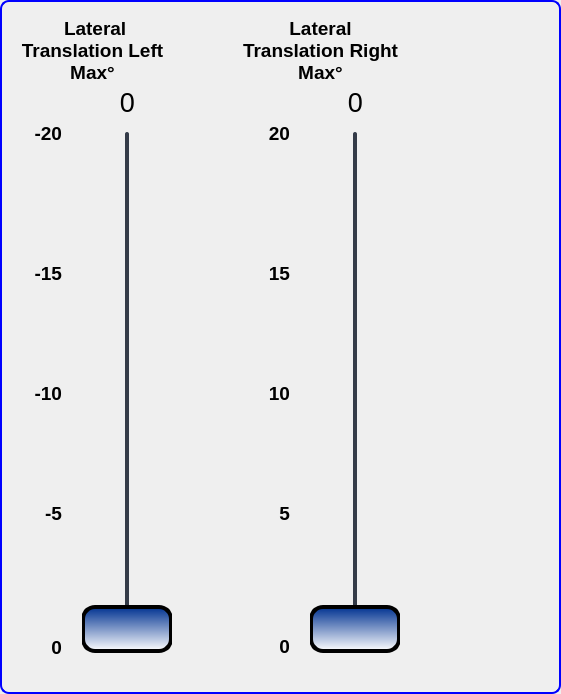
     <widget class="QGroupBox" name="CDGroupBox">
      <property name="geometry">
       <rect>
        <x>709</x>
        <y>-4</y>
        <width>561</width>
        <height>694</height>
       </rect>
      </property>
      <property name="styleSheet">
       <string notr="true">QGroupBox {
    border: 2px solid blue;
    border-radius: 9px;
    margin-top: 0.5em;
}
</string>
      </property>
      <property name="title">
       <string/>
      </property>
      <widget class="QGroupBox" name="CDRightGroupBox">
       <property name="geometry">
        <rect>
         <x>230</x>
         <y>2</y>
         <width>191</width>
         <height>690</height>
        </rect>
       </property>
       <property name="styleSheet">
        <string notr="true">border:0px</string>
       </property>
       <widget class="QLabel" name="Lbl_41">
        <property name="geometry">
         <rect>
          <x>30</x>
          <y>260</y>
          <width>30</width>
          <height>24</height>
         </rect>
        </property>
        <property name="font">
         <font>
          <family>Arial</family>
          <pointsize>14</pointsize>
          <weight>75</weight>
          <bold>true</bold>
         </font>
        </property>
        <property name="text">
         <string>15</string>
        </property>
        <property name="alignment">
         <set>Qt::AlignRight|Qt::AlignTop|Qt::AlignTrailing</set>
        </property>
       </widget>
       <widget class="QLabel" name="Lbl_46">
        <property name="geometry">
         <rect>
          <x>30</x>
          <y>120</y>
          <width>30</width>
          <height>24</height>
         </rect>
        </property>
        <property name="font">
         <font>
          <family>Arial</family>
          <pointsize>14</pointsize>
          <weight>75</weight>
          <bold>true</bold>
         </font>
        </property>
        <property name="text">
         <string>20</string>
        </property>
        <property name="alignment">
         <set>Qt::AlignRight|Qt::AlignTop|Qt::AlignTrailing</set>
        </property>
       </widget>
       <widget class="QLabel" name="rightLatUpLbl">
        <property name="geometry">
         <rect>
          <x>30</x>
          <y>160</y>
          <width>47</width>
          <height>101</height>
         </rect>
        </property>
        <property name="text">
         <string/>
        </property>
        <property name="pixmap">
         <pixmap>images/up-ticks.png</pixmap>
        </property>
       </widget>
       <widget class="QLabel" name="rightLatFlexionTitleLbl">
        <property name="geometry">
         <rect>
          <x>10</x>
          <y>13</y>
          <width>161</width>
          <height>71</height>
         </rect>
        </property>
        <property name="font">
         <font>
          <family>Arial</family>
          <pointsize>14</pointsize>
          <weight>75</weight>
          <bold>true</bold>
         </font>
        </property>
        <property name="text">
         <string>Lateral Translation Right Max°</string>
        </property>
        <property name="alignment">
         <set>Qt::AlignCenter</set>
        </property>
        <property name="wordWrap">
         <bool>true</bool>
        </property>
       </widget>
       <widget class="QLabel" name="rightLatDownLbl">
        <property name="geometry">
         <rect>
          <x>30</x>
          <y>520</y>
          <width>47</width>
          <height>101</height>
         </rect>
        </property>
        <property name="text">
         <string/>
        </property>
        <property name="pixmap">
         <pixmap>images/down-ticks.png</pixmap>
        </property>
       </widget>
       <widget class="QLabel" name="rightLatFlexionLbl">
        <property name="geometry">
         <rect>
          <x>95</x>
          <y>80</y>
          <width>61</width>
          <height>41</height>
         </rect>
        </property>
        <property name="font">
         <font>
          <family>Arial</family>
          <pointsize>20</pointsize>
         </font>
        </property>
        <property name="text">
         <string>0</string>
        </property>
        <property name="alignment">
         <set>Qt::AlignCenter</set>
        </property>
       </widget>
       <widget class="QSlider" name="rightLatFlexionSlider">
        <property name="geometry">
         <rect>
          <x>80</x>
          <y>130</y>
          <width>90</width>
          <height>521</height>
         </rect>
        </property>
        <property name="font">
         <font>
          <family>Arial</family>
          <pointsize>12</pointsize>
         </font>
        </property>
        <property name="styleSheet">
         <string notr="true">QSlider::groove:vertical {
    border-radius: 2px;
width: 4px;
    background-color: rgb(52, 59, 72);
}
QSlider::groove:vertical:hover {
    background-color: blue;
}
QSlider::handle:vertical {
    background-color: qlineargradient(spread:pad, x1:0, y1:0, x2:0, y2:1, stop:0 rgba(0, 50, 145, 255), stop:1 rgba(255, 255, 255, 255));
    border: 4px solid black;
    height: 40px;
 margin: 0px -44px;
    border-radius: 14px;
}</string>
        </property>
        <property name="minimum">
         <number>0</number>
        </property>
        <property name="maximum">
         <number>20</number>
        </property>
        <property name="singleStep">
         <number>1</number>
        </property>
        <property name="pageStep">
         <number>1</number>
        </property>
        <property name="value">
         <number>0</number>
        </property>
        <property name="sliderPosition">
         <number>0</number>
        </property>
        <property name="orientation">
         <enum>Qt::Vertical</enum>
        </property>
        <property name="invertedControls">
         <bool>false</bool>
        </property>
        <property name="tickPosition">
         <enum>QSlider::TicksBothSides</enum>
        </property>
        <property name="tickInterval">
         <number>2</number>
        </property>
       </widget>
       <widget class="QLabel" name="Lbl_44">
        <property name="geometry">
         <rect>
          <x>30</x>
          <y>633</y>
          <width>30</width>
          <height>24</height>
         </rect>
        </property>
        <property name="font">
         <font>
          <family>Arial</family>
          <pointsize>14</pointsize>
          <weight>75</weight>
          <bold>true</bold>
         </font>
        </property>
        <property name="text">
         <string>0</string>
        </property>
        <property name="alignment">
         <set>Qt::AlignRight|Qt::AlignTop|Qt::AlignTrailing</set>
        </property>
       </widget>
       <widget class="QLabel" name="Lbl_42">
        <property name="geometry">
         <rect>
          <x>30</x>
          <y>380</y>
          <width>30</width>
          <height>24</height>
         </rect>
        </property>
        <property name="font">
         <font>
          <family>Arial</family>
          <pointsize>14</pointsize>
          <weight>75</weight>
          <bold>true</bold>
         </font>
        </property>
        <property name="text">
         <string>10</string>
        </property>
        <property name="alignment">
         <set>Qt::AlignRight|Qt::AlignTop|Qt::AlignTrailing</set>
        </property>
       </widget>
       <widget class="QLabel" name="Lbl_43">
        <property name="geometry">
         <rect>
          <x>30</x>
          <y>500</y>
          <width>30</width>
          <height>24</height>
         </rect>
        </property>
        <property name="font">
         <font>
          <family>Arial</family>
          <pointsize>14</pointsize>
          <weight>75</weight>
          <bold>true</bold>
         </font>
        </property>
        <property name="styleSheet">
         <string notr="true">background:transparent;</string>
        </property>
        <property name="text">
         <string>5</string>
        </property>
        <property name="alignment">
         <set>Qt::AlignRight|Qt::AlignTop|Qt::AlignTrailing</set>
        </property>
       </widget>
      </widget>
      <widget class="QGroupBox" name="CDLeftGroupBox">
       <property name="geometry">
        <rect>
         <x>2</x>
         <y>2</y>
         <width>191</width>
         <height>690</height>
        </rect>
       </property>
       <property name="styleSheet">
        <string notr="true">border:0px;</string>
       </property>
       <widget class="QLabel" name="Lbl_35">
        <property name="geometry">
         <rect>
          <x>30</x>
          <y>633</y>
          <width>30</width>
          <height>24</height>
         </rect>
        </property>
        <property name="font">
         <font>
          <family>Arial</family>
          <pointsize>14</pointsize>
          <weight>75</weight>
          <bold>true</bold>
         </font>
        </property>
        <property name="text">
         <string>0</string>
        </property>
        <property name="alignment">
         <set>Qt::AlignRight|Qt::AlignTrailing|Qt::AlignVCenter</set>
        </property>
       </widget>
       <widget class="QSlider" name="leftLatFlexionSlider">
        <property name="geometry">
         <rect>
          <x>80</x>
          <y>130</y>
          <width>90</width>
          <height>521</height>
         </rect>
        </property>
        <property name="font">
         <font>
          <family>Arial</family>
          <pointsize>12</pointsize>
         </font>
        </property>
        <property name="styleSheet">
         <string notr="true">QSlider::groove:vertical {
    border-radius: 2px;
width: 4px;
    background-color: rgb(52, 59, 72);
}
QSlider::groove:vertical:hover {
    background-color: blue;
}
QSlider::handle:vertical {
    background-color: qlineargradient(spread:pad, x1:0, y1:0, x2:0, y2:1, stop:0 rgba(0, 50, 145, 255), stop:1 rgba(255, 255, 255, 255));
    border: 4px solid black;
    height: 40px;
 margin: 0px -44px;
    border-radius: 14px;
}</string>
        </property>
        <property name="minimum">
         <number>0</number>
        </property>
        <property name="maximum">
         <number>20</number>
        </property>
        <property name="singleStep">
         <number>1</number>
        </property>
        <property name="pageStep">
         <number>1</number>
        </property>
        <property name="value">
         <number>0</number>
        </property>
        <property name="sliderPosition">
         <number>0</number>
        </property>
        <property name="orientation">
         <enum>Qt::Vertical</enum>
        </property>
        <property name="invertedControls">
         <bool>false</bool>
        </property>
        <property name="tickPosition">
         <enum>QSlider::TicksBothSides</enum>
        </property>
        <property name="tickInterval">
         <number>2</number>
        </property>
       </widget>
       <widget class="QLabel" name="Lbl_37">
        <property name="geometry">
         <rect>
          <x>30</x>
          <y>500</y>
          <width>30</width>
          <height>24</height>
         </rect>
        </property>
        <property name="font">
         <font>
          <family>Arial</family>
          <pointsize>14</pointsize>
          <weight>75</weight>
          <bold>true</bold>
         </font>
        </property>
        <property name="styleSheet">
         <string notr="true">background:transparent;</string>
        </property>
        <property name="text">
         <string>-5</string>
        </property>
        <property name="alignment">
         <set>Qt::AlignRight|Qt::AlignTop|Qt::AlignTrailing</set>
        </property>
       </widget>
       <widget class="QLabel" name="leftLatUpLbl">
        <property name="geometry">
         <rect>
          <x>30</x>
          <y>160</y>
          <width>47</width>
          <height>101</height>
         </rect>
        </property>
        <property name="text">
         <string/>
        </property>
        <property name="pixmap">
         <pixmap>images/up-ticks.png</pixmap>
        </property>
       </widget>
       <widget class="QLabel" name="Lbl_40">
        <property name="geometry">
         <rect>
          <x>30</x>
          <y>260</y>
          <width>30</width>
          <height>24</height>
         </rect>
        </property>
        <property name="font">
         <font>
          <family>Arial</family>
          <pointsize>14</pointsize>
          <weight>75</weight>
          <bold>true</bold>
         </font>
        </property>
        <property name="text">
         <string>-15</string>
        </property>
        <property name="alignment">
         <set>Qt::AlignRight|Qt::AlignTop|Qt::AlignTrailing</set>
        </property>
       </widget>
       <widget class="QLabel" name="leftLatFlexionTitleLbl">
        <property name="geometry">
         <rect>
          <x>10</x>
          <y>13</y>
          <width>161</width>
          <height>71</height>
         </rect>
        </property>
        <property name="font">
         <font>
          <family>Arial</family>
          <pointsize>14</pointsize>
          <weight>75</weight>
          <bold>true</bold>
         </font>
        </property>
        <property name="text">
         <string> Lateral Translation Left Max°</string>
        </property>
        <property name="alignment">
         <set>Qt::AlignCenter</set>
        </property>
        <property name="wordWrap">
         <bool>true</bool>
        </property>
       </widget>
       <widget class="QLabel" name="leftLatFlexionLbl">
        <property name="geometry">
         <rect>
          <x>100</x>
          <y>80</y>
          <width>51</width>
          <height>41</height>
         </rect>
        </property>
        <property name="font">
         <font>
          <family>Arial</family>
          <pointsize>20</pointsize>
         </font>
        </property>
        <property name="text">
         <string>0</string>
        </property>
        <property name="alignment">
         <set>Qt::AlignCenter</set>
        </property>
       </widget>
       <widget class="QLabel" name="Lbl_36">
        <property name="geometry">
         <rect>
          <x>30</x>
          <y>380</y>
          <width>30</width>
          <height>24</height>
         </rect>
        </property>
        <property name="font">
         <font>
          <family>Arial</family>
          <pointsize>14</pointsize>
          <weight>75</weight>
          <bold>true</bold>
         </font>
        </property>
        <property name="text">
         <string>-10</string>
        </property>
        <property name="alignment">
         <set>Qt::AlignRight|Qt::AlignTop|Qt::AlignTrailing</set>
        </property>
       </widget>
       <widget class="QLabel" name="leftLatDownLbl">
        <property name="geometry">
         <rect>
          <x>30</x>
          <y>520</y>
          <width>47</width>
          <height>101</height>
         </rect>
        </property>
        <property name="text">
         <string/>
        </property>
        <property name="pixmap">
         <pixmap>images/down-ticks.png</pixmap>
        </property>
       </widget>
       <widget class="QLabel" name="Lbl_38">
        <property name="geometry">
         <rect>
          <x>30</x>
          <y>120</y>
          <width>30</width>
          <height>24</height>
         </rect>
        </property>
        <property name="font">
         <font>
          <family>Arial</family>
          <pointsize>14</pointsize>
          <weight>75</weight>
          <bold>true</bold>
         </font>
        </property>
        <property name="text">
         <string>-20</string>
        </property>
        <property name="alignment">
         <set>Qt::AlignRight|Qt::AlignTop|Qt::AlignTrailing</set>
        </property>
       </widget>
      </widget>
      <zorder>CDLeftGroupBox</zorder>
      <zorder>CDRightGroupBox</zorder>
     </widget>
